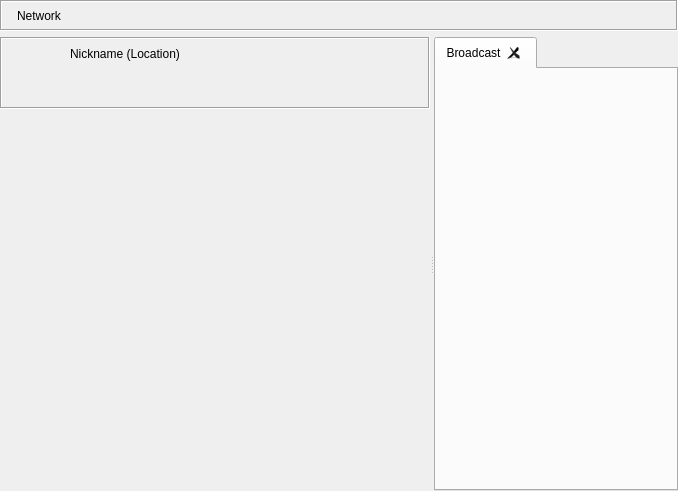
<?xml version="1.0" encoding="UTF-8"?>
<ui version="4.0">
 <class>FriendsDialog</class>
 <widget class="QWidget" name="FriendsDialog">
  <property name="geometry">
   <rect>
    <x>0</x>
    <y>0</y>
    <width>678</width>
    <height>491</height>
   </rect>
  </property>
  <layout class="QGridLayout" name="gridLayout_2">
   <property name="leftMargin">
    <number>0</number>
   </property>
   <property name="topMargin">
    <number>0</number>
   </property>
   <property name="rightMargin">
    <number>0</number>
   </property>
   <property name="bottomMargin">
    <number>0</number>
   </property>
   <item row="0" column="0">
    <widget class="QFrame" name="titleBarFrame">
     <property name="sizePolicy">
      <sizepolicy hsizetype="Preferred" vsizetype="Maximum">
       <horstretch>0</horstretch>
       <verstretch>0</verstretch>
      </sizepolicy>
     </property>
     <property name="frameShape">
      <enum>QFrame::Box</enum>
     </property>
     <property name="frameShadow">
      <enum>QFrame::Sunken</enum>
     </property>
     <layout class="QHBoxLayout" name="horizontalLayout_2">
      <property name="leftMargin">
       <number>2</number>
      </property>
      <property name="topMargin">
       <number>2</number>
      </property>
      <property name="rightMargin">
       <number>2</number>
      </property>
      <property name="bottomMargin">
       <number>2</number>
      </property>
      <item>
       <widget class="QLabel" name="titleBarPixmap">
        <property name="maximumSize">
         <size>
          <width>24</width>
          <height>24</height>
         </size>
        </property>
        <property name="text">
         <string/>
        </property>
        <property name="pixmap">
         <pixmap resource="icons.qrc">:/icons/png/network.png</pixmap>
        </property>
        <property name="scaledContents">
         <bool>true</bool>
        </property>
       </widget>
      </item>
      <item>
       <widget class="StyledLabel" name="titleBarLabel">
        <property name="text">
         <string>Network</string>
        </property>
       </widget>
      </item>
      <item>
       <spacer>
        <property name="orientation">
         <enum>Qt::Horizontal</enum>
        </property>
        <property name="sizeHint" stdset="0">
         <size>
          <width>123</width>
          <height>13</height>
         </size>
        </property>
       </spacer>
      </item>
      <item>
       <widget class="QToolButton" name="helpButton">
        <property name="focusPolicy">
         <enum>Qt::NoFocus</enum>
        </property>
        <property name="icon">
         <iconset resource="images.qrc">
          <normaloff>:/icons/help_64.png</normaloff>:/icons/help_64.png</iconset>
        </property>
        <property name="checkable">
         <bool>true</bool>
        </property>
        <property name="autoRaise">
         <bool>true</bool>
        </property>
       </widget>
      </item>
     </layout>
    </widget>
   </item>
   <item row="1" column="0">
    <widget class="QSplitter" name="splitter">
     <property name="orientation">
      <enum>Qt::Horizontal</enum>
     </property>
     <widget class="QWidget" name="layoutWidget">
      <layout class="QVBoxLayout" name="verticalLayout">
       <property name="spacing">
        <number>1</number>
       </property>
       <item>
        <widget class="QFrame" name="headFrame">
         <property name="styleSheet">
          <string notr="true"/>
         </property>
         <property name="frameShape">
          <enum>QFrame::Box</enum>
         </property>
         <property name="frameShadow">
          <enum>QFrame::Sunken</enum>
         </property>
         <layout class="QGridLayout" name="gridLayout">
          <property name="leftMargin">
           <number>1</number>
          </property>
          <property name="topMargin">
           <number>1</number>
          </property>
          <property name="rightMargin">
           <number>6</number>
          </property>
          <property name="bottomMargin">
           <number>6</number>
          </property>
          <item row="0" column="0" rowspan="2">
           <widget class="AvatarWidget" name="avatar">
            <property name="minimumSize">
             <size>
              <width>61</width>
              <height>61</height>
             </size>
            </property>
            <property name="maximumSize">
             <size>
              <width>61</width>
              <height>61</height>
             </size>
            </property>
           </widget>
          </item>
          <item row="1" column="1" colspan="3">
           <widget class="QToolButton" name="mypersonalstatusLabel">
            <property name="sizePolicy">
             <sizepolicy hsizetype="Minimum" vsizetype="Preferred">
              <horstretch>0</horstretch>
              <verstretch>0</verstretch>
             </sizepolicy>
            </property>
            <property name="toolTip">
             <string>Edit status message</string>
            </property>
            <property name="text">
             <string/>
            </property>
            <property name="icon">
             <iconset resource="images.qrc">
              <normaloff>:/images/edit_16.png</normaloff>:/images/edit_16.png</iconset>
            </property>
            <property name="toolButtonStyle">
             <enum>Qt::ToolButtonTextBesideIcon</enum>
            </property>
            <property name="autoRaise">
             <bool>true</bool>
            </property>
            <property name="arrowType">
             <enum>Qt::NoArrow</enum>
            </property>
           </widget>
          </item>
          <item row="0" column="1" colspan="3">
           <widget class="StyledElidedLabel" name="nicknameLabel">
            <property name="text">
             <string notr="true">Nickname (Location)</string>
            </property>
           </widget>
          </item>
         </layout>
        </widget>
       </item>
       <item>
        <widget class="FriendList" name="friendList" native="true">
         <property name="sizePolicy">
          <sizepolicy hsizetype="MinimumExpanding" vsizetype="Expanding">
           <horstretch>0</horstretch>
           <verstretch>0</verstretch>
          </sizepolicy>
         </property>
         <property name="minimumSize">
          <size>
           <width>150</width>
           <height>0</height>
          </size>
         </property>
        </widget>
       </item>
      </layout>
     </widget>
     <widget class="ChatTabWidget" name="tabWidget">
      <property name="currentIndex">
       <number>0</number>
      </property>
      <property name="iconSize">
       <size>
        <width>20</width>
        <height>20</height>
       </size>
      </property>
      <property name="tabsClosable">
       <bool>true</bool>
      </property>
      <widget class="QWidget" name="groupChatTab">
       <attribute name="icon">
        <iconset resource="icons.qrc">
         <normaloff>:/icons/png/chat-lobbies.png</normaloff>:/icons/png/chat-lobbies.png</iconset>
       </attribute>
       <attribute name="title">
        <string>Broadcast</string>
       </attribute>
       <layout class="QGridLayout" name="gridLayout_3">
        <item row="0" column="0">
         <widget class="ChatWidget" name="chatWidget" native="true"/>
        </item>
       </layout>
      </widget>
     </widget>
    </widget>
   </item>
  </layout>
  <action name="actionClear_Chat_History">
   <property name="icon">
    <iconset resource="images.qrc">
     <normaloff>:/images/edit-clear-history.png</normaloff>:/images/edit-clear-history.png</iconset>
   </property>
   <property name="text">
    <string>Clear Chat History</string>
   </property>
  </action>
  <action name="actionAdd_Friend">
   <property name="icon">
    <iconset resource="images.qrc">
     <normaloff>:/images/user/add_user16.png</normaloff>:/images/user/add_user16.png</iconset>
   </property>
   <property name="text">
    <string>Add Friend</string>
   </property>
  </action>
  <action name="actionSet_your_Avatar">
   <property name="icon">
    <iconset resource="images.qrc">
     <normaloff>:/images/add_image24.png</normaloff>:/images/add_image24.png</iconset>
   </property>
   <property name="text">
    <string>Add your Avatar Picture</string>
   </property>
   <property name="shortcut">
    <string>A</string>
   </property>
  </action>
  <action name="actionSet_your_Personal_Message">
   <property name="icon">
    <iconset resource="images.qrc">
     <normaloff>:/images/message-news.png</normaloff>:/images/message-news.png</iconset>
   </property>
   <property name="text">
    <string>Set your status message</string>
   </property>
   <property name="toolTip">
    <string>Edit your status message</string>
   </property>
  </action>
  <action name="actionMessageHistory">
   <property name="text">
    <string>Browse Message History</string>
   </property>
   <property name="toolTip">
    <string>Browse History</string>
   </property>
  </action>
  <action name="actionSave_History">
   <property name="text">
    <string>Save Chat History</string>
   </property>
   <property name="toolTip">
    <string>Save Chat History</string>
   </property>
  </action>
  <action name="actionAdd_Group">
   <property name="icon">
    <iconset resource="images.qrc">
     <normaloff>:/images/user/add_group22.png</normaloff>:/images/user/add_group22.png</iconset>
   </property>
   <property name="text">
    <string>Add a new Group</string>
   </property>
   <property name="toolTip">
    <string>Add a new Group</string>
   </property>
  </action>
  <action name="actionDelete_Chat_History">
   <property name="icon">
    <iconset resource="images.qrc">
     <normaloff>:/images/edit-clear-history.png</normaloff>:/images/edit-clear-history.png</iconset>
   </property>
   <property name="text">
    <string>Delete Chat History</string>
   </property>
   <property name="toolTip">
    <string>Deletes all stored and displayed chat history</string>
   </property>
  </action>
  <action name="actionCreate_new_Chat_lobby">
   <property name="icon">
    <iconset resource="images.qrc">
     <normaloff>:/images/user/agt_forum24.png</normaloff>:/images/user/agt_forum24.png</iconset>
   </property>
   <property name="text">
    <string>Create new Chat lobby</string>
   </property>
   <property name="toolTip">
    <string>Create new Chat lobby</string>
   </property>
  </action>
  <action name="actionChooseFont">
   <property name="text">
    <string>Choose Font</string>
   </property>
  </action>
  <action name="actionResetFont">
   <property name="text">
    <string>Reset font to default</string>
   </property>
  </action>
 </widget>
 <customwidgets>
  <customwidget>
   <class>StyledLabel</class>
   <extends>QLabel</extends>
   <header>gui/common/StyledLabel.h</header>
  </customwidget>
  <customwidget>
   <class>AvatarWidget</class>
   <extends>QLabel</extends>
   <header>gui/common/AvatarWidget.h</header>
   <container>1</container>
  </customwidget>
  <customwidget>
   <class>FriendList</class>
   <extends>QWidget</extends>
   <header>gui/common/FriendList.h</header>
   <container>1</container>
  </customwidget>
  <customwidget>
   <class>ChatTabWidget</class>
   <extends>QTabWidget</extends>
   <header location="global">gui/chat/ChatTabWidget.h</header>
   <container>1</container>
  </customwidget>
  <customwidget>
   <class>StyledElidedLabel</class>
   <extends>QLabel</extends>
   <header>gui/common/StyledElidedLabel.h</header>
  </customwidget>
  <customwidget>
   <class>ChatWidget</class>
   <extends>QWidget</extends>
   <header location="global">gui/chat/ChatWidget.h</header>
   <container>1</container>
  </customwidget>
 </customwidgets>
 <resources>
  <include location="images.qrc"/>
  <include location="icons.qrc"/>
 </resources>
 <connections/>
</ui>
